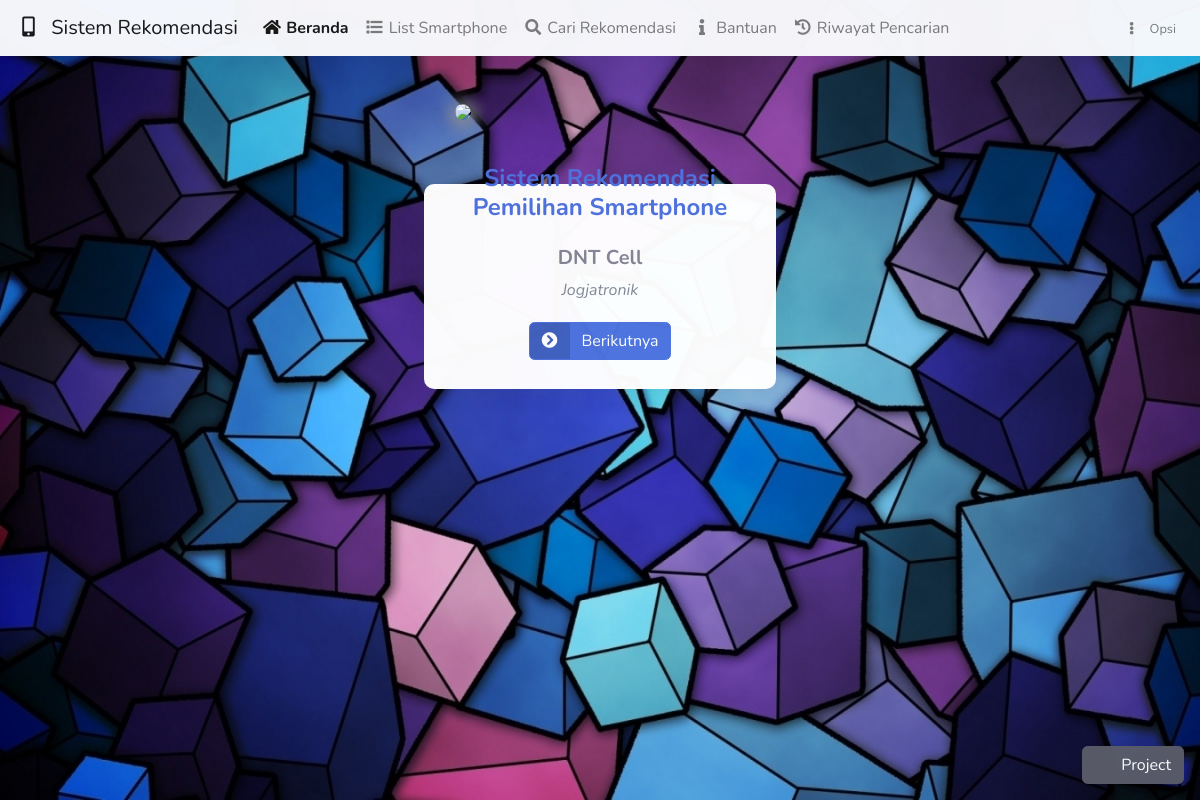
/, run on an earlier commit of the app's database.
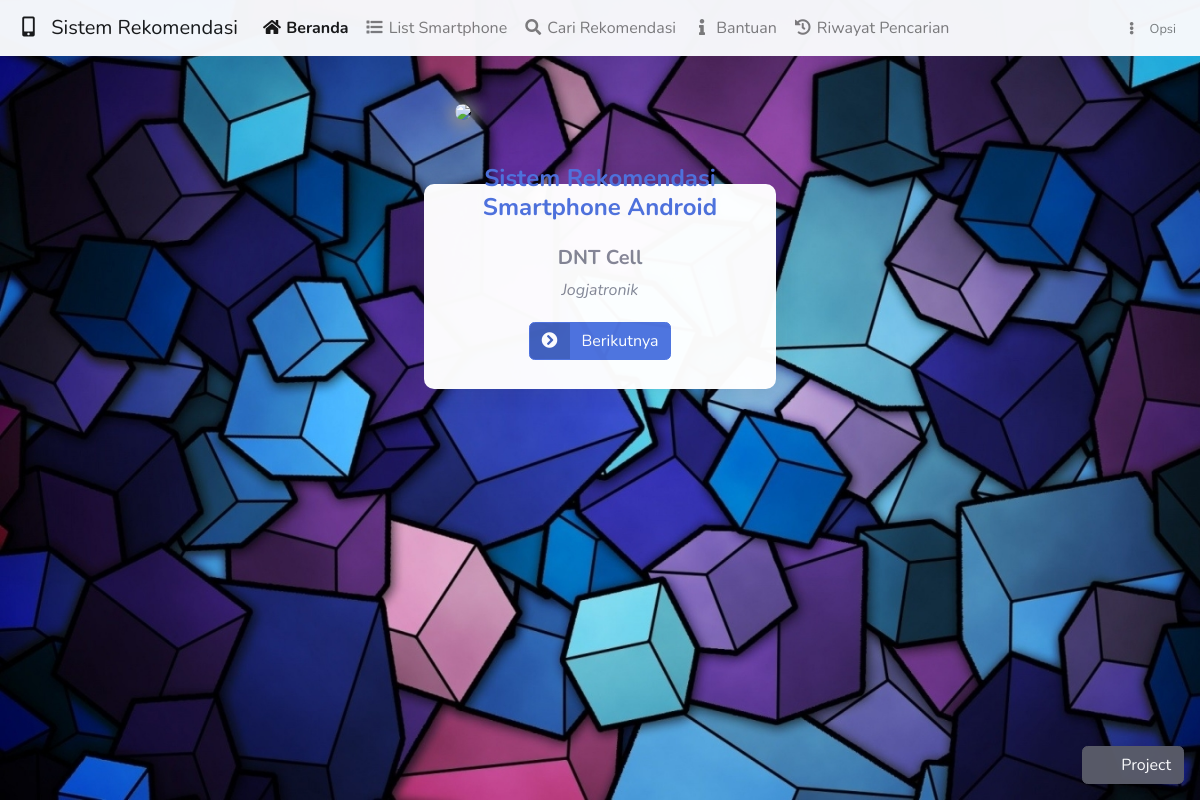
And on a later commit of the database.
### tables this page shows
CREATE TABLE `tbl_conf` (
  `id_conf` int(11) NOT NULL,
  `nama_instansi` varchar(50) NOT NULL,
  `alamat_instansi` varchar(50) NOT NULL,
  `deskripsi` varchar(50) NOT NULL,
  `nama_aplikasi` varchar(50) NOT NULL,
  `halaman_bantuan` text NOT NULL
);

### application/controllers/C_user.php (called while the page is built, shortened)
<?php
class C_user extends CI_Controller {
	public function __construct()
	{
		$this->load->model('M_config','mconfig');
	}
	public function index()
	{
		$data['title'] = 'Recommendation - Beranda';
		$data['detail_con'] = $this->mconfig->det_conf();
		$this->load->view('template/us_head', $data);
		$this->load->view('front/dashboard', $data);
		$this->load->view('modal/mdl_adduser', $data);
		$this->load->view('template/us_foot', $data);
	}
}

### index.php (called while the page is built, shortened)
<?php
require_once BASEPATH.'core/CodeIgniter.php';

### application/models/M_config.php (called while the page is built, shortened)
<?php
class M_config extends CI_Model {
	public function det_conf()
	{
		$this->db->select('*');
		$this->db->from('tbl_conf');
		$this->db->where('id_conf', '0');
		$q = $this->db->get();
		return $q;
	}
}

### application/views/front/dashboard.php (the view, shortened to what this page needs)
<div class="m-0">
	<div class="row justify-content-center py-2 px-4">
		<div class="col-md-4 mb-2">
			<div class="card border-0 animated fadeInDownBig shadow h-100 c">
				<div class="top-sec mx-3"><img class="img-fluid" src="<?= base_url('assets/img/sp.jpg') ?>"></div>
				<center>
					<?php $d = $detail_con->row(); ?>
					<h4 class="font-weight-bold text-primary py-3"><?= $d->nama_aplikasi;?></h4>
					<h5 class="font-weight-bold"><?= $d->nama_instansi;?></h5>
					<p class="font-italic"><?= $d->alamat_instansi;?></p>
					<?php if (!$this->session->userdata('user')) { ?>
					<a href="<?= base_url('login') ?>" class="btn btn-primary btn-icon-split m-1">
						<span class="icon text-white"><i class="fas fa-chevron-circle-right"></i></span>
						<span class="text">Berikutnya</span>
					</a>
					<?php } ?>
				</center>
			</div>
		</div>
	</div>
	<div class="fixed-bottom justify-content-center">
		<a class="btn btn-dark text-white float-right btn-image image-btn m-3" href="https://github.com/fikriomar16/" target="_blank">
			Project
		</a>
	</div>
</div>

### application/views/template/us_head.php (shortened to what this page needs)
<!DOCTYPE html>
<html>
<head>
	<link rel="stylesheet" type="text/css" href="<?= base_url() ?>assets/css/sb-admin-2.css">
	<link rel="stylesheet" type="text/css" href="<?= base_url() ?>assets/css/animate.css">
	<link rel="stylesheet" href="<?= base_url() ?>assets/fa/css/all.css">
	<link rel="stylesheet" type="text/css" href="<?= base_url() ?>assets/vendor/sweetalert/dist/sweetalert2.css">
	<link rel="stylesheet" type="text/css" href="<?= base_url() ?>assets/vendor/datatables/dataTables.bootstrap4.css">
			<?php
			$pf = $this->agent->platform();
			if ($pf=='Android'||$pf=='iOS') {
				$img='bgalt.jpg';
				$pd='px-1';
			} else {
				$pd='';
			}
			?>
</head>
<body id="page-top" class="sb-nav-fixed">
	<?php $p = $this->uri->segment(1); ?>
	<nav class="sb-topnav navbar navbar-expand-lg navbar-light bg-light">
		<a class="navbar-brand" href="<?= base_url() ?>"><i class="fas fa-fw fa-mobile-alt"></i>&nbsp; Sistem Rekomendasi</a>
		<div class="collapse navbar-collapse" id="navbarText">
			<ul class="navbar-nav mr-auto">
				<li class="nav-item <?php if($p == '' || $p == 'beranda'){echo "active font-weight-bold";} ?>">
					<a class="nav-link" href="<?= base_url('beranda') ?>"><i class="fas fa-fw fa-home"></i>&nbsp;Beranda <span class="sr-only">(current)</span></a>
				</li>
				<li class="nav-item <?php if($p == 'list' || $p == 'daftar'){echo "active font-weight-bold";} ?>">
					<a class="nav-link" href="<?= base_url('daftar') ?>"><i class="fas fa-fw fa-list"></i>&nbsp;List Smartphone</a>
				</li>
				<li class="nav-item <?php if($p == 'find' || $p == 'cari' || $p == 'pembobotan' || $p == 'opsi'){echo "active font-weight-bold";} ?>">
					<a class="nav-link" href="<?= base_url('opsi') ?>"><i class="fas fa-fw fa-search"></i>&nbsp;Cari Rekomendasi</a>
				</li>
				<li class="nav-item <?php if($p == 'help' || $p == 'bantuan'){echo "active font-weight-bold";} ?>">
					<a class="nav-link" href="<?= base_url('bantuan') ?>"><i class="fas fa-fw fa-info"></i>&nbsp;Bantuan</a>
				</li>
				<li class="nav-item <?php if($p == 'riwayat'){echo "active font-weight-bold";} ?>">
					<a class="nav-link" href="<?= base_url('riwayat') ?>"><i class="fas fa-fw fa-history"></i>&nbsp;Riwayat Pencarian</a>
				</li>
			</ul>
			<ul class="navbar-nav ml-auto">
				<li class="nav-item dropdown no-arrow">
					<a class="nav-link dropdown-toggle" href="#" id="userDropdown" role="button" data-toggle="dropdown" aria-haspopup="true" aria-expanded="false">
						<p class=" d-lg-inline small"><i class="fas fa-fw fa-ellipsis-v"></i>&nbsp;&nbsp;
							<?php
							if ($this->session->userdata('user')) {
								echo '<i class="fas fa-fw fa-user-circle"></i>&nbsp;'.$this->session->userdata('user')['nama'];
							} else {
								echo "Opsi";
							}
							?>
						</p>
					</a>
				</li>
			</ul>
		</div>
	</nav>
	<div class="container-fluid <?= $pd ?>">

### application/views/template/us_foot.php (shortened to what this page needs)
	</div>
</body>
</html>

### assets/fa/css/all.css (style rules this page uses)
.fa, .fas, .far, .fal, .fab { -moz-osx-font-smoothing: grayscale; -webkit-font-smoothing: antialiased; display: inline-block; font-style: normal; font-variant: normal; text-rendering: auto; line-height: 1; }
.fa-fw { text-align: center; width: 1.25em; }
.fa-chevron-circle-right:before { content: "\f138"; }
.fa-ellipsis-v:before { content: "\f142"; }
.fa-history:before { content: "\f1da"; }
.fa-home:before { content: "\f015"; }
.fa-info:before { content: "\f129"; }
.fa-list:before { content: "\f03a"; }
.fa-mobile-alt:before { content: "\f3cd"; }
.fa-search:before { content: "\f002"; }
.fa, .fas { font-family: 'Font Awesome 5 Free'; font-weight: 900; }

### application/views/front/dashboard.php (style rules this page uses)
.btn-image:before { content: ""; width: 17px; height: 17px; display: inline-block; margin-right: 5px; vertical-align: text-top; background-color: transparent; background-position : center center; background-repeat:no-repeat; }
.image-btn:before { background-image : url(https://pbs.twimg.com/profile_images/1295283628872568832/bL9i6lY0_400x400.jpg) !important; background-size: cover; border-radius: 50%; }
.c { padding: 15px; margin-top: 120px; margin-bottom: -110px; box-shadow: 0 0 16px 1px; }
.c img { width: 100%; object-fit: cover; box-shadow: 0 3px 15px 6px; border-radius: 10px; }
.c .top-sec { margin-top: -100px; margin-bottom: 25px; }
.card { border-radius: 10px; }

What changed in the data, as far as the page shows it:
changed tbl_conf "DNT Cell": nama_aplikasi "Sistem Rekomendasi Pemilihan Smartphone" → "Sistem Rekomendasi Smartphone Android"
